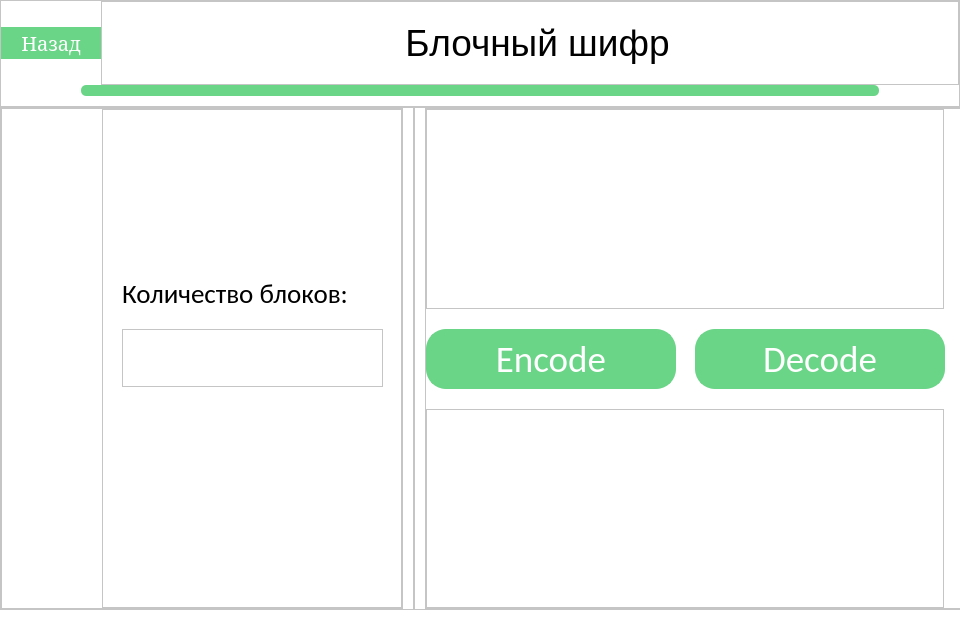
<?xml version="1.0" encoding="UTF-8"?>
<ui version="4.0">
 <class>Invoices</class>
 <widget class="QDialog" name="Invoices">
  <property name="geometry">
   <rect>
    <x>0</x>
    <y>0</y>
    <width>960</width>
    <height>620</height>
   </rect>
  </property>
  <property name="minimumSize">
   <size>
    <width>960</width>
    <height>620</height>
   </size>
  </property>
  <property name="font">
   <font>
    <family>Bauhaus 93</family>
    <pointsize>72</pointsize>
   </font>
  </property>
  <property name="windowTitle">
   <string>Invoices</string>
  </property>
  <property name="styleSheet">
   <string notr="true">background: rgb(255, 255, 255);
background-position: center;</string>
  </property>
  <layout class="QVBoxLayout" name="verticalLayout_2">
   <property name="spacing">
    <number>0</number>
   </property>
   <property name="leftMargin">
    <number>0</number>
   </property>
   <property name="topMargin">
    <number>0</number>
   </property>
   <property name="rightMargin">
    <number>0</number>
   </property>
   <property name="bottomMargin">
    <number>0</number>
   </property>
   <item>
    <layout class="QVBoxLayout" name="verticalLayout">
     <item>
      <widget class="QFrame" name="frame">
       <property name="frameShape">
        <enum>QFrame::StyledPanel</enum>
       </property>
       <property name="frameShadow">
        <enum>QFrame::Raised</enum>
       </property>
       <layout class="QVBoxLayout" name="verticalLayout_7">
        <property name="spacing">
         <number>0</number>
        </property>
        <property name="leftMargin">
         <number>0</number>
        </property>
        <property name="topMargin">
         <number>0</number>
        </property>
        <property name="rightMargin">
         <number>0</number>
        </property>
        <property name="bottomMargin">
         <number>0</number>
        </property>
        <item>
         <layout class="QVBoxLayout" name="verticalLayout_6">
          <item>
           <layout class="QHBoxLayout" name="horizontalLayout_8">
            <item>
             <widget class="QPushButton" name="backButton">
              <property name="maximumSize">
               <size>
                <width>100</width>
                <height>16777215</height>
               </size>
              </property>
              <property name="font">
               <font>
                <family>MS Serif</family>
                <pointsize>15</pointsize>
               </font>
              </property>
              <property name="styleSheet">
               <string notr="true">
QPushButton{
background-color: #6ad487;
border-radius: 20;
color: white; 

border: 2px solid #6ad487;
}

QPushButton:hover {

	
	
	border-color: rgb(255, 255, 255);
	font: 17pt &quot;MS Serif&quot;;
}

</string>
              </property>
              <property name="text">
               <string>Назад</string>
              </property>
             </widget>
            </item>
            <item>
             <widget class="QFrame" name="frame_6">
              <property name="frameShape">
               <enum>QFrame::StyledPanel</enum>
              </property>
              <property name="frameShadow">
               <enum>QFrame::Raised</enum>
              </property>
              <layout class="QVBoxLayout" name="verticalLayout_9">
               <property name="spacing">
                <number>0</number>
               </property>
               <property name="leftMargin">
                <number>20</number>
               </property>
               <property name="topMargin">
                <number>20</number>
               </property>
               <property name="rightMargin">
                <number>5</number>
               </property>
               <property name="bottomMargin">
                <number>20</number>
               </property>
               <item>
                <widget class="QLabel" name="label">
                 <property name="font">
                  <font>
                   <pointsize>28</pointsize>
                  </font>
                 </property>
                 <property name="text">
                  <string>Блочный шифр</string>
                 </property>
                 <property name="alignment">
                  <set>Qt::AlignCenter</set>
                 </property>
                </widget>
               </item>
              </layout>
             </widget>
            </item>
           </layout>
          </item>
         </layout>
        </item>
        <item>
         <layout class="QVBoxLayout" name="verticalLayout_5">
          <property name="spacing">
           <number>0</number>
          </property>
          <property name="leftMargin">
           <number>80</number>
          </property>
          <property name="rightMargin">
           <number>80</number>
          </property>
          <property name="bottomMargin">
           <number>10</number>
          </property>
          <item alignment="Qt::AlignVCenter">
           <widget class="QFrame" name="frame_7">
            <property name="minimumSize">
             <size>
              <width>0</width>
              <height>11</height>
             </size>
            </property>
            <property name="maximumSize">
             <size>
              <width>16777215</width>
              <height>0</height>
             </size>
            </property>
            <property name="styleSheet">
             <string notr="true">background-color: #6ad487;
border-radius: 5;
color: white; 
</string>
            </property>
            <property name="frameShape">
             <enum>QFrame::StyledPanel</enum>
            </property>
            <property name="frameShadow">
             <enum>QFrame::Raised</enum>
            </property>
            <layout class="QVBoxLayout" name="verticalLayout_8">
             <property name="spacing">
              <number>0</number>
             </property>
             <property name="leftMargin">
              <number>80</number>
             </property>
             <property name="topMargin">
              <number>10</number>
             </property>
             <property name="rightMargin">
              <number>80</number>
             </property>
             <property name="bottomMargin">
              <number>20</number>
             </property>
            </layout>
           </widget>
          </item>
         </layout>
        </item>
       </layout>
      </widget>
     </item>
    </layout>
   </item>
   <item>
    <layout class="QHBoxLayout" name="horizontalLayout">
     <property name="spacing">
      <number>10</number>
     </property>
     <property name="bottomMargin">
      <number>10</number>
     </property>
     <item alignment="Qt::AlignHCenter">
      <widget class="QFrame" name="frame_2">
       <property name="frameShape">
        <enum>QFrame::StyledPanel</enum>
       </property>
       <property name="frameShadow">
        <enum>QFrame::Raised</enum>
       </property>
       <layout class="QHBoxLayout" name="horizontalLayout_4">
        <property name="spacing">
         <number>10</number>
        </property>
        <property name="leftMargin">
         <number>0</number>
        </property>
        <property name="topMargin">
         <number>0</number>
        </property>
        <property name="rightMargin">
         <number>0</number>
        </property>
        <property name="bottomMargin">
         <number>0</number>
        </property>
        <item>
         <layout class="QHBoxLayout" name="horizontalLayout_2">
          <item>
           <widget class="QFrame" name="frame_3">
            <property name="frameShape">
             <enum>QFrame::StyledPanel</enum>
            </property>
            <property name="frameShadow">
             <enum>QFrame::Raised</enum>
            </property>
            <layout class="QHBoxLayout" name="horizontalLayout_5">
             <property name="spacing">
              <number>10</number>
             </property>
             <property name="leftMargin">
              <number>100</number>
             </property>
             <property name="topMargin">
              <number>0</number>
             </property>
             <property name="rightMargin">
              <number>0</number>
             </property>
             <property name="bottomMargin">
              <number>0</number>
             </property>
             <item>
              <layout class="QVBoxLayout" name="verticalLayout_10">
               <item>
                <widget class="QFrame" name="frame_8">
                 <property name="minimumSize">
                  <size>
                   <width>300</width>
                   <height>0</height>
                  </size>
                 </property>
                 <property name="frameShape">
                  <enum>QFrame::StyledPanel</enum>
                 </property>
                 <property name="frameShadow">
                  <enum>QFrame::Raised</enum>
                 </property>
                 <widget class="QLabel" name="label_4">
                  <property name="geometry">
                   <rect>
                    <x>20</x>
                    <y>160</y>
                    <width>251</width>
                    <height>50</height>
                   </rect>
                  </property>
                  <property name="font">
                   <font>
                    <family>Calibri</family>
                    <pointsize>20</pointsize>
                   </font>
                  </property>
                  <property name="text">
                   <string>Количество блоков:</string>
                  </property>
                 </widget>
                 <widget class="QTextEdit" name="blocksEdit">
                  <property name="geometry">
                   <rect>
                    <x>20</x>
                    <y>220</y>
                    <width>261</width>
                    <height>58</height>
                   </rect>
                  </property>
                  <property name="minimumSize">
                   <size>
                    <width>0</width>
                    <height>58</height>
                   </size>
                  </property>
                  <property name="maximumSize">
                   <size>
                    <width>16777215</width>
                    <height>58</height>
                   </size>
                  </property>
                 </widget>
                </widget>
               </item>
              </layout>
             </item>
            </layout>
           </widget>
          </item>
         </layout>
        </item>
        <item>
         <layout class="QVBoxLayout" name="verticalLayout_3">
          <item>
           <widget class="QFrame" name="frame_4">
            <property name="frameShape">
             <enum>QFrame::StyledPanel</enum>
            </property>
            <property name="frameShadow">
             <enum>QFrame::Raised</enum>
            </property>
            <layout class="QVBoxLayout" name="verticalLayout_4">
             <property name="spacing">
              <number>0</number>
             </property>
             <property name="leftMargin">
              <number>0</number>
             </property>
             <property name="topMargin">
              <number>0</number>
             </property>
             <property name="rightMargin">
              <number>0</number>
             </property>
             <property name="bottomMargin">
              <number>0</number>
             </property>
            </layout>
           </widget>
          </item>
         </layout>
        </item>
        <item>
         <layout class="QHBoxLayout" name="horizontalLayout_3">
          <item>
           <widget class="QFrame" name="frame_5">
            <property name="minimumSize">
             <size>
              <width>620</width>
              <height>0</height>
             </size>
            </property>
            <property name="frameShape">
             <enum>QFrame::StyledPanel</enum>
            </property>
            <property name="frameShadow">
             <enum>QFrame::Raised</enum>
            </property>
            <layout class="QHBoxLayout" name="horizontalLayout_6">
             <property name="spacing">
              <number>20</number>
             </property>
             <property name="leftMargin">
              <number>0</number>
             </property>
             <property name="topMargin">
              <number>0</number>
             </property>
             <property name="rightMargin">
              <number>100</number>
             </property>
             <property name="bottomMargin">
              <number>0</number>
             </property>
             <item>
              <layout class="QVBoxLayout" name="verticalLayout_11">
               <item>
                <widget class="QTextEdit" name="textEdit"/>
               </item>
               <item>
                <layout class="QHBoxLayout" name="horizontalLayout_7">
                 <item>
                  <widget class="QPushButton" name="encodeButton">
                   <property name="minimumSize">
                    <size>
                     <width>250</width>
                     <height>60</height>
                    </size>
                   </property>
                   <property name="maximumSize">
                    <size>
                     <width>250</width>
                     <height>60</height>
                    </size>
                   </property>
                   <property name="font">
                    <font>
                     <family>Calibri</family>
                     <pointsize>28</pointsize>
                    </font>
                   </property>
                   <property name="styleSheet">
                    <string notr="true">
QPushButton{
background-color: #6ad487;
border-radius: 20;
color: white; 

border: 2px solid #6ad487;
}

QPushButton:hover {

	
	
	border-color: rgb(255, 255, 255);
	font: 28pt &quot;Broadway&quot;;
}

</string>
                   </property>
                   <property name="text">
                    <string>Encode</string>
                   </property>
                  </widget>
                 </item>
                 <item>
                  <widget class="QPushButton" name="decodeButton">
                   <property name="minimumSize">
                    <size>
                     <width>250</width>
                     <height>60</height>
                    </size>
                   </property>
                   <property name="maximumSize">
                    <size>
                     <width>250</width>
                     <height>16777215</height>
                    </size>
                   </property>
                   <property name="font">
                    <font>
                     <family>Calibri</family>
                     <pointsize>28</pointsize>
                    </font>
                   </property>
                   <property name="styleSheet">
                    <string notr="true">
QPushButton{
background-color: #6ad487;
border-radius: 20;
color: white; 

border: 2px solid #6ad487;
}

QPushButton:hover {

	
	
	border-color: rgb(255, 255, 255);
	font: 28pt &quot;Broadway&quot;;
}

</string>
                   </property>
                   <property name="text">
                    <string>Decode</string>
                   </property>
                  </widget>
                 </item>
                </layout>
               </item>
               <item>
                <widget class="QTextEdit" name="resultEdit"/>
               </item>
              </layout>
             </item>
            </layout>
           </widget>
          </item>
         </layout>
        </item>
       </layout>
      </widget>
     </item>
    </layout>
   </item>
  </layout>
 </widget>
 <resources/>
 <connections/>
</ui>
